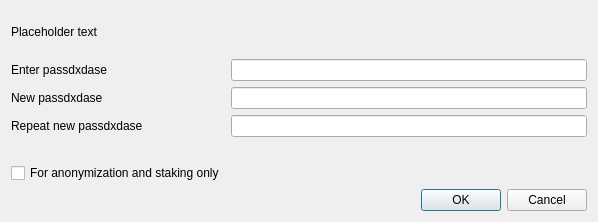
<?xml version="1.0" encoding="UTF-8"?>
<ui version="4.0">
 <class>AskPassdxdaseDialog</class>
 <widget class="QDialog" name="AskPassdxdaseDialog">
  <property name="geometry">
   <rect>
    <x>0</x>
    <y>0</y>
    <width>598</width>
    <height>222</height>
   </rect>
  </property>
  <property name="sizePolicy">
   <sizepolicy hsizetype="Preferred" vsizetype="Minimum">
    <horstretch>0</horstretch>
    <verstretch>0</verstretch>
   </sizepolicy>
  </property>
  <property name="minimumSize">
   <size>
    <width>550</width>
    <height>0</height>
   </size>
  </property>
  <property name="windowTitle">
   <string>Passdxdase Dialog</string>
  </property>
  <layout class="QVBoxLayout" name="verticalLayout">
   <property name="sizeConstraint">
    <enum>QLayout::SetMinimumSize</enum>
   </property>
   <item>
    <widget class="QLabel" name="warningLabel">
     <property name="text">
      <string notr="true">Placeholder text</string>
     </property>
     <property name="textFormat">
      <enum>Qt::RichText</enum>
     </property>
     <property name="wordWrap">
      <bool>true</bool>
     </property>
    </widget>
   </item>
   <item>
    <layout class="QFormLayout" name="formLayout">
     <property name="sizeConstraint">
      <enum>QLayout::SetMinimumSize</enum>
     </property>
     <property name="fieldGrowthPolicy">
      <enum>QFormLayout::AllNonFixedFieldsGrow</enum>
     </property>
     <item row="0" column="0">
      <widget class="QLabel" name="passLabel1">
       <property name="text">
        <string>Enter passdxdase</string>
       </property>
      </widget>
     </item>
     <item row="0" column="1">
      <widget class="QLineEdit" name="passEdit1">
       <property name="echoMode">
        <enum>QLineEdit::Password</enum>
       </property>
      </widget>
     </item>
     <item row="1" column="0">
      <widget class="QLabel" name="passLabel2">
       <property name="text">
        <string>New passdxdase</string>
       </property>
      </widget>
     </item>
     <item row="1" column="1">
      <widget class="QLineEdit" name="passEdit2">
       <property name="echoMode">
        <enum>QLineEdit::Password</enum>
       </property>
      </widget>
     </item>
     <item row="2" column="0">
      <widget class="QLabel" name="passLabel3">
       <property name="text">
        <string>Repeat new passdxdase</string>
       </property>
      </widget>
     </item>
     <item row="2" column="1">
      <widget class="QLineEdit" name="passEdit3">
       <property name="echoMode">
        <enum>QLineEdit::Password</enum>
       </property>
      </widget>
     </item>
     <item row="3" column="1">
      <widget class="QLabel" name="capsLabel">
       <property name="font">
        <font>
         <weight>75</weight>
         <bold>true</bold>
        </font>
       </property>
       <property name="text">
        <string/>
       </property>
       <property name="alignment">
        <set>Qt::AlignCenter</set>
       </property>
      </widget>
     </item>
     <item row="4" column="0">
      <widget class="QCheckBox" name="anonymizationCheckBox">
       <property name="enabled">
        <bool>true</bool>
       </property>
       <property name="toolTip">
        <string>Serves to disable the trivial sendmoney when OS account compromised. Provides no real security.</string>
       </property>
       <property name="text">
        <string>For anonymization and staking only</string>
       </property>
       <property name="visible">
        <bool>false</bool>
       </property>
      </widget>
     </item>
    </layout>
   </item>
   <item>
    <widget class="QDialogButtonBox" name="buttonBox">
     <property name="orientation">
      <enum>Qt::Horizontal</enum>
     </property>
     <property name="standardButtons">
      <set>QDialogButtonBox::Cancel|QDialogButtonBox::Ok</set>
     </property>
    </widget>
   </item>
  </layout>
 </widget>
 <resources/>
 <connections>
  <connection>
   <sender>buttonBox</sender>
   <signal>accepted()</signal>
   <receiver>AskPassdxdaseDialog</receiver>
   <slot>accept()</slot>
   <hints>
    <hint type="sourcelabel">
     <x>20</x>
     <y>20</y>
    </hint>
    <hint type="destinationlabel">
     <x>20</x>
     <y>20</y>
    </hint>
   </hints>
  </connection>
  <connection>
   <sender>buttonBox</sender>
   <signal>rejected()</signal>
   <receiver>AskPassdxdaseDialog</receiver>
   <slot>reject()</slot>
   <hints>
    <hint type="sourcelabel">
     <x>20</x>
     <y>20</y>
    </hint>
    <hint type="destinationlabel">
     <x>20</x>
     <y>20</y>
    </hint>
   </hints>
  </connection>
 </connections>
</ui>
